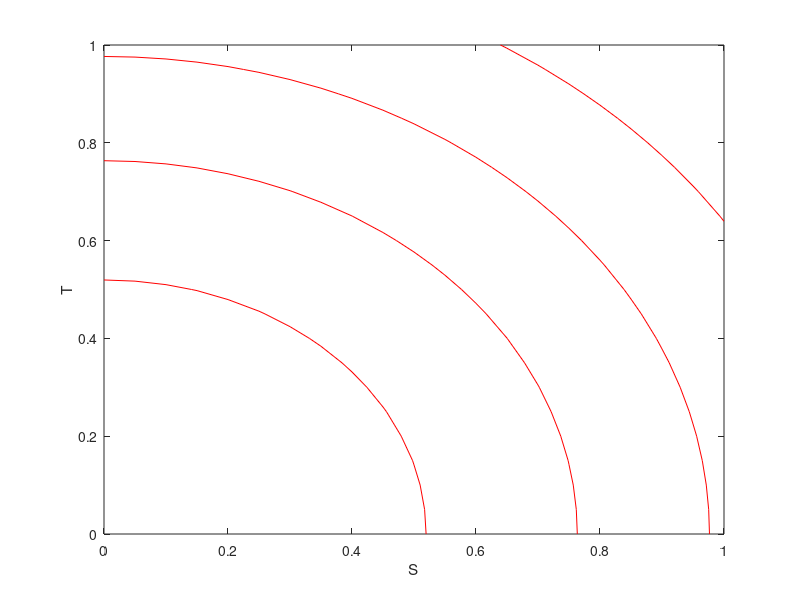

MATLAB code to generate this figure: (Note: this script raises an error after producing the figure.)
mu1 = [0 0];
sigma = [1 0; 0 1];

 
x1 = 0:.05:1;
x2 = 0:.05:1;
% x1 = -3:.05:3;
% x2 = -3:.05:3;

[X1,X2] = meshgrid(x1,x2);
X = [X1(:) X2(:)];

y1 = mvnpdf(X,mu1,sigma);
y1 = reshape(y1,length(x2),length(x1));

figure
c1 = contour(x1,x2,y1,[4], 'r');
f1 = gca;
xlabel('S')
ylabel('T')
f1.XAxisLocation ='top';
xticks([0 1])
xticklabels({'Smax', '0'})
f1.YAxisLocation ='right';
yticks([0 1])
yticklabels({'Tmax', '0'})
hold on
scatter(0,0,'MarkerEdgeColor','r',...
              'MarkerFaceColor','r',...
              'LineWidth',1.5)
text(-0.03,-0.03,'U_A_m_a_x')
text(0.3,0.3,'U_A_1')
text(0.5,0.5,'U_A_2')
text(0.65,0.65,'U_A_3')
text(0.8,0.8,'U_A_4')

text(0.03,0.1,'U_A_m_a_x > U_A_1 > U_A_2 > U_A_3 > U_A_4')
